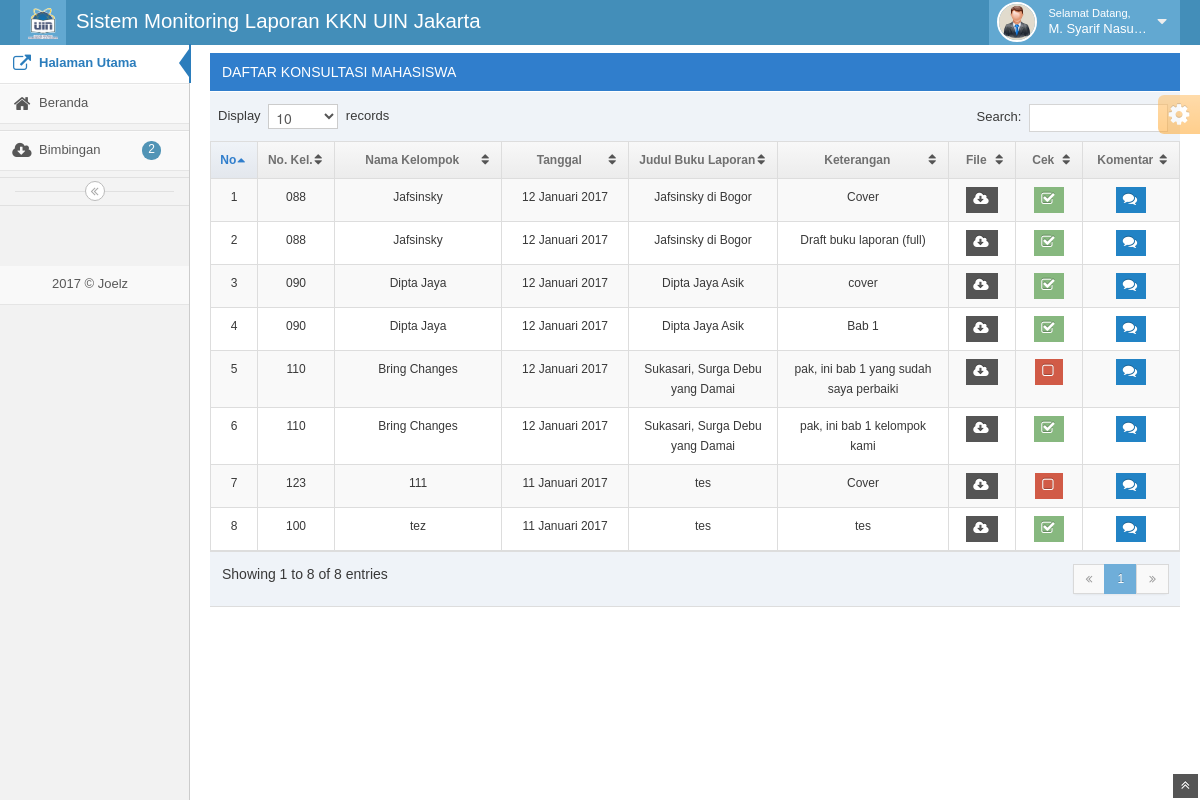
/media.php?page=bimbingan (signed in), run on the app's committed database.
### tables this page shows
CREATE TABLE IF NOT EXISTS `konsultasi` (
  `kId` int(5) NOT NULL AUTO_INCREMENT,
  `pid` int(5) NOT NULL,
  `dosId` int(11) NOT NULL,
  `kBaca` enum('0','1') NOT NULL DEFAULT '0',
  `kKet` text NOT NULL,
  `kFile` varchar(255) NOT NULL,
  `kWaktu` timestamp NOT NULL DEFAULT CURRENT_TIMESTAMP,
  PRIMARY KEY (`kId`)
);

CREATE TABLE IF NOT EXISTS `mahasiswa` (
  `mid` int(15) NOT NULL AUTO_INCREMENT,
  `nkel` varchar(4) NOT NULL,
  `mNama` varchar(50) NOT NULL,
  `mTelp` varchar(15) NOT NULL,
  `mEmail` varchar(50) NOT NULL,
  `mDesaKota` text NOT NULL,
  `username` varchar(100) NOT NULL,
  `password` varchar(100) NOT NULL,
  `mfoto` varchar(100) NOT NULL,
  PRIMARY KEY (`mid`),
  UNIQUE KEY `nkel` (`nkel`)
);

CREATE TABLE IF NOT EXISTS `penugasan` (
  `pid` int(11) NOT NULL AUTO_INCREMENT,
  `nkel` varchar(4) NOT NULL,
  `status` enum('0','1','2') NOT NULL DEFAULT '0',
  `id_dosen` int(11) DEFAULT NULL,
  `sTgl` date DEFAULT NULL,
  `judul` varchar(150) DEFAULT NULL,
  `komentar` varchar(300) DEFAULT NULL,
  `statJudul` enum('0','1','2') DEFAULT '0',
  PRIMARY KEY (`pid`)
);

### config/fungsiku.php (called while the page is built, shortened)
<?php
function getValue($field,$table,$term){
	$z = mysql_fetch_array(mysql_query("SELECT $field FROM $table WHERE $term"));
	return $z[0];
}
?>

### config/fungsi_indotgl.php (called while the page is built, shortened)
<?php
function getTglIndo($tgl){
	$tanggal = substr($tgl,8,2);
	$bulan = getBulan(substr($tgl,5,2));
	$tahun = substr($tgl,0,4);
	return $tanggal.' '.$bulan.' '.$tahun;
}
function getBulan($bln){
	switch ($bln){
		case 1: return "Januari";break;
	}
}
?>

### mod/dosen/bimbingan.php (the view, shortened to what this page needs)
<?php
 $npage = $_GET['page'];
?>
<div class="row-fluid">
<div class="span12">
<?php
	if ($_GET['act']=='komentar'){
		$kid = $_GET['kid'];
		$fk = mysql_fetch_array(mysql_query("SELECT * FROM konsultasi WHERE kId='$kid'"));
		$nimk = getValue("nkel","penugasan","pid='$fk[pid]'");
		$tglk = "Pada ".getTglIndo(substr($fk['kWaktu'], 0,10))." | Jam : ".substr($fk['kWaktu'], 11,8);
		$mhsk = getValue("mNama","mahasiswa","mid='$nimk'");
		$ffoto = getValue("mFoto","mahasiswa","nkel='$nimk'");
		if (empty($ffoto)){
			$fotok = "images/photo.jpg";
		}else{
			$fotok = "logo_kel/$ffoto";
		}
		$fberkas = $fk['kFile'];
		$berkas = "<a href='file/$fberkas'>Download Berkas Konsultasi</a>";
		$kpage = "bimbingan&act=komentar&kid=$kid";
		$jnkomen = getNumRows("SELECT kkId FROM komentar WHERE kkOleh!='$_SESSION[uId]' AND kkBaca='0' AND kId='$kid'");
		if ($jnkomen>0){
			mysql_query("UPDATE komentar SET kkBaca='1' WHERE kkOleh!='$_SESSION[uId]' AND kId='$kid'");
			echo "<script>setTimeout('window.location.href=\"media.php?page=$kpage\"',100)</script>";
		}
	?>
		<div class="offset1 span10">
			<div class="timeline-container">
				<div class="timeline-label">
					<span class="label label-primary arrowed-in-right label-large">
						<b>Riwayat Konsultasi</b>
					</span>
				</div>
				<div class="timeline-items">
					<div class="timeline-item clearfix">
						<div class="timeline-info">
							<img alt="<?php echo $nimk;?>" src="<?php echo $fotok;?>" />
						</div>
						<div class="widget-box transparent">
							<div class="widget-header widget-header-small">
								<h5 class="smaller">
									<?php echo $mhsk;?>
								</h5>
								<span class="widget-toolbar no-border">
									<i class="icon-calendar bigger-110"></i>
									<?php echo $tglk;?>
								</span>
							</div>
							<div class="widget-body">
								<div class="widget-main">
									<?php echo $berkas;?><br>
									<?php echo $fk['kKet'];?>
									<div class="space-6"></div>
								</div>
							</div>
						</div>
					</div>
				</div>
				<?php
				$qkomen = mysql_query("SELECT * FROM komentar WHERE kId='$kid' ORDER BY kkId ASC");
				while ($dk = mysql_fetch_array($qkomen)){
					if ($dk['kkLevel']==2){
						$konama = getValue("nama_lengkap","dosen","id_dosen='$dk[kkOleh]'");
						$kfoto = getValue("foto","dosen","id_dosen='$dk[kkOleh]'");
						if (empty($kfoto)){
							$kofoto = "images/photo.jpg";
						}else{
							$kofoto = "foto_dosen/$kfoto";
						}
					}elseif($dk['kkLevel']=='3'){
						$konama = getValue("mNama","mahasiswa","mNim='$dk[kkOleh]'");
						$kfoto = getValue("mFoto","mahasiswa","mid='$dk[kkOleh]'");
						if (empty($kfoto)){
							$kofoto = "images/photo.jpg";
						}else{
							$kofoto = "logo_kel/$kfoto";
						}
					}
					$kotgl = "Pada ".getTglIndo(substr($dk['kkWaktu'], 0,10))." | Jam : ".substr($dk['kkWaktu'], 11,8);
					?>
					<div class="timeline-items">
						<div class="timeline-item clearfix">
							<div class="timeline-info">
								<img alt="<?php echo $konama;?>" src="<?php echo $kofoto;?>" />
							</div>
							<div class="widget-box transparent">
								<div class="widget-header widget-header-small">
									<h5 class="smaller">
										<?php echo $konama;?>
									</h5>
									<span class="widget-toolbar no-border">
										<i class="icon-calendar bigger-110"></i>
										<?php echo $kotgl;?>
									</span>
								</div>
								<div class="widget-body">
									<div class="widget-main">
										<?php echo $dk['kkPesan'];?>
										<div class="space-6"></div>
									</div>
								</div>
							</div>
						</div>
					</div>
					<?php
				}
				?>
			</div>
			<a href="media.php?page=bimbingan" class="btn btn-small btn-block">
				<i class="icon-reply bigger-110"></i> Kembali
			</a>
			<div class="widget-box">
			<div class="widget-header">
				<h4>Komentar</h4>
			</div>
			<div class="widget-body">
				<div class="widget-main no-padding">
					<form method="POST">
						<input type="hidden" name="kid" value="<?php echo $kid;?>">
						<fieldset>
							<textarea name="pesan" class="autosize-transition span12"></textarea>
						</fieldset>
						<div class="form-actions center">
							<button type="submit" name="komentar" class="btn btn-small btn-primary">
								Kirim	<i class="icon-arrow-right icon-on-right bigger-110"></i>
							</button>
						</div>
					</form>
					<?php
						if (isset($_POST[komentar])){
							$q = mysql_query("INSERT INTO komentar (kId,kkLevel,kkOleh,
																				 kkPesan)
												  				VALUES ('$_POST[kid]','$_SESSION[uLevel]','$_SESSION[uId]',
												  						  '$_POST[pesan]')");
							if ($q){
								echo "<script>
								 		notifsukses('Success','Komentar terkirim..!!');
								  		setTimeout('window.location.href=\"media.php?page=$kpage\"', 2000)
								      </script>";
							}else{
								echo "<script>
								      notiferror('Failed','Komentar Gagal Terkirim..!!');
								  		setTimeout('window.location.href=\"media.php?page=$kpage\"', 2000)
								      </script>";
							}
						}
						?>
				</div>
			</div>
			</div>
		</div>
	<?php
	}else{
		?>
		<div class="table-header">
		   DAFTAR KONSULTASI MAHASISWA
		</div>
		<div class="row-fluid">
		<table id="myTable" class="table table-striped table-bordered table-hover">
		<thead>
		    <tr>
		    <th class="center" width="30px">No</th>
		    <th class="center" width="60px">No. Kel.</th>
		    <th class="center" width="150px">Nama Kelompok</th>
		    <th class="center" width="110px">Tanggal</th>
		    <th class="center">Judul Buku Laporan</th>
		    <th class="center">Keterangan</th>
		    <th class="center" width="50px">File</th>
		    <th class="center" width="50px">Cek</th>
		    <th class="center" width="80px">Komentar</th>
		    </tr>
		</thead>
		<tbody>
		 <?php
		 	$qry = mysql_query("SELECT a.*,b.*, c.* FROM konsultasi a
		 							  JOIN penugasan b ON a.pid=b.pid
		 							  JOIN mahasiswa c ON b.nkel=c.nkel
		 							  WHERE a.dosId='$_SESSION[uId]' ORDER BY a.kId DESC");
			while ($d = mysql_fetch_array($qry)){
		      $no++;
		      $mnama = getValue("mNama","mahasiswa","mid='$d[mid]'");
		      $kid=$d['kId'];
		      $ktgl = getTglIndo(substr($d['kWaktu'], 0,10));
		      if ($d['kBaca']=='0'){
		      	$baca = "<a href='?page=$npage&mode=baca&kid=$kid' class='btn btn-mini btn-danger' data-rel='tooltip' data-placement='top' data-title='Klik Untuk Menandai Bahwa Berkas Sudah Diperiksa'>
			                  <i class='icon-check-empty bigger-120'></i>
			               </a>";
		      }else{
		      	$baca = "<a href='#' class='btn btn-mini btn-success' data-rel='tooltip' data-placement='top' data-title='Berkas Sudah Diperiksa'>
			                  <i class='icon-check bigger-120'></i>
			               </a>";
		      }
		      $jnkomen = getNumRows("SELECT kkId FROM komentar WHERE kkOleh!='$_SESSION[uId]' AND kkBaca='0' AND kId='$kid'");
				if ($jnkomen>0){
					$jkom = "<a href='?page=$npage&act=komentar&kid=$kid' data-rel='tooltip' data-placement='top' data-original-title='$jnkomen Komentar Baru' class='btn btn-mini btn-primary'>
									$jnkomen <i class='icon-comments bigger-120'></i>
								</a>";
				}else{
					$jkom = "<a href='?page=$npage&act=komentar&kid=$kid' class='btn btn-mini btn-primary'>
			                  <i class='icon-comments bigger-120'></i>
			               </a>";
				}
		      echo "
		      <tr>
		      <td class='center'>$no</td>
		      <td class='center'>$d[nkel]</td>
		      <td class='center'>$mnama</td>
		      <td class='center'>$ktgl</td>
		      <td class='center'>$d[judul]</td>
		      <td class='center'>$d[kKet]</td>
		      <td class='center'>
		      	<a href='file/$d[kFile]' target='_blank' class='btn btn-mini btn-inverse' data-rel='tooltip' data-placement='top' data-title='Klik Untuk Melihat Berkas'>
			         <i class='icon-cloud-download bigger-120'></i>
			      </a>
		      </td>
		      <td class='center'>
		      	$baca
		      </td>
		      <td class='center'>
		      	$jkom
		      </td>
		      </tr>";
		   }
		   ?>
		</tbody>
		</table>
		</div>
	<?php
	}
?>
</div>
</div>

### data on the page
konsultasi: mahasiswa.nkel "088", mahasiswa.mid+mNama "Jafsinsky", kWaktu "12 Januari 2017", pid.judul "Jafsinsky di Bogor", kKet "Cover", kBaca "1" (drawn)
konsultasi: mahasiswa.nkel "088", mahasiswa.mid+mNama "Jafsinsky", kWaktu "12 Januari 2017", pid.judul "Jafsinsky di Bogor", kKet "Draft buku laporan (full)", kBaca "1" (drawn)
konsultasi: mahasiswa.nkel "090", mahasiswa.mid+mNama "Dipta Jaya", kWaktu "12 Januari 2017", pid.judul "Dipta Jaya Asik", kKet "cover", kBaca "1" (drawn)
konsultasi: mahasiswa.nkel "090", mahasiswa.mid+mNama "Dipta Jaya", kWaktu "12 Januari 2017", pid.judul "Dipta Jaya Asik", kKet "Bab 1", kBaca "1" (drawn)
konsultasi: mahasiswa.nkel "110", mahasiswa.mid+mNama "Bring Changes", kWaktu "12 Januari 2017", pid.judul "Sukasari, Surga Debu yang Damai", kKet "pak, ini bab 1 yang sudah saya perbaiki"
konsultasi: mahasiswa.nkel "110", mahasiswa.mid+mNama "Bring Changes", kWaktu "12 Januari 2017", pid.judul "Sukasari, Surga Debu yang Damai", kKet "pak, ini bab 1 kelompok kami", kBaca "1" (drawn)
konsultasi: mahasiswa.nkel "123", mahasiswa.mid+mNama "111", kWaktu "11 Januari 2017", pid.judul "tes", kKet "Cover"
konsultasi: mahasiswa.nkel "100", mahasiswa.mid+mNama "tez", kWaktu "11 Januari 2017", pid.judul "tes", kKet "tes", kBaca "1" (drawn)

### other printed values
$_CONFIG['appname'] "Sistem Monitoring Laporan KKN UIN Jakarta"
$_SESSION['uNama'] "M. Syarif Nasu…"
$jnkonsul "2"
$_CONFIG['syscopyright'] "Joelz"
